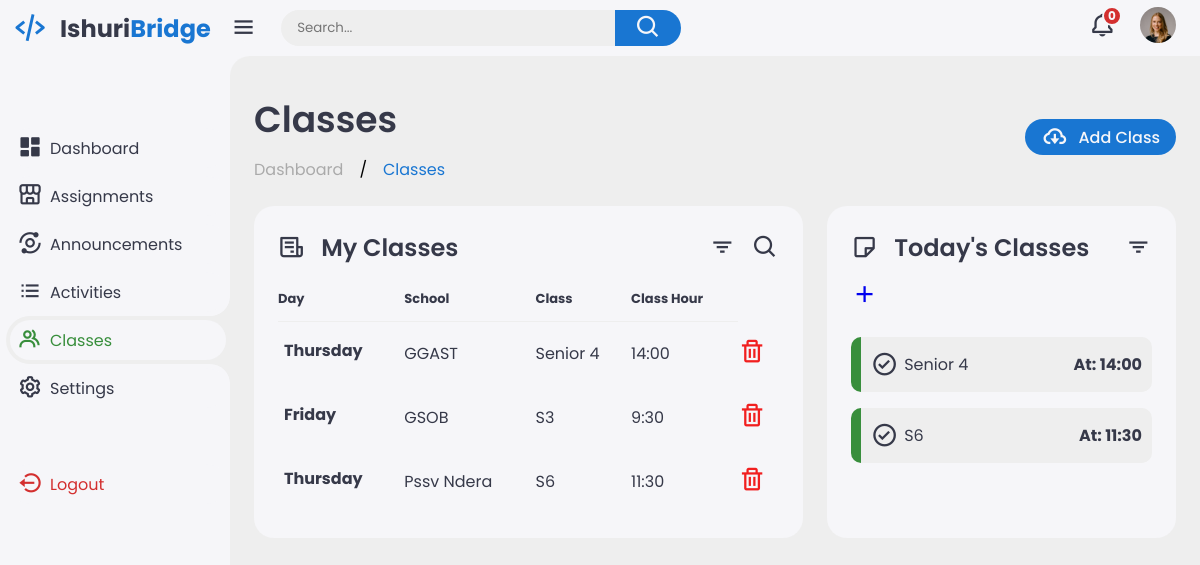
Page /classes/ (signed in) on the committed database.
### base/models.py (models this page shows, shortened)
class Teacher(AbstractBaseUser, PermissionsMixin):
    email = models.EmailField(unique=True, null=True)
    name = models.CharField(max_length=150, unique=True, null=True)
    is_active = models.BooleanField(default=True)
    is_staff = models.BooleanField(default=False)
    avatar = models.ImageField(null=False, default='avatar.svg')
    objects = CustomUserManager()
    USERNAME_FIELD = 'email'
    REQUIRED_FIELDS = ['username']

class MyClasses(models.Model):
    host = models.ForeignKey(Teacher, on_delete=models.CASCADE, null=True)
    name = models.CharField(max_length=200, null=False)
    hour = models.CharField(max_length=100, null=False)
    school = models.CharField(max_length=200, null=True)
    day = models.CharField(max_length=200, null=True)

### base/views.py (the view)
# urls.py: path('classes/', views.viewClasses, name="classes-view"),
@login_required(login_url='login')
def viewClasses(request):
    now = datetime.now()
    owner = Q(host=request.user)
    current_day = now.strftime("%A")
    current_time = Q(day=current_day)
    classes_today = MyClasses.objects.filter(owner & current_time)
    classes = MyClasses.objects.filter(host=request.user)
    events = Event.objects.filter(host=request.user)
    announcements = Announcement.objects.all()
    context = {'classes': classes, 'events': events, 'announcements': announcements, 'classes_today': classes_today}
    return render(request, 'html/classes-view.html', context)

### base/templates/html/classes-view.html
{% extends 'main.html' %}
{% load static %}
{% block content %}
<div class="sidebar">
    <a href="#" class="logo">
        <i class='bx bx-code-alt'></i>
        <div class="logo-name"><span>Ishuri</span>Bridge</div>
    </a>
    <ul class="side-menu">
        <li><a href="{% url 'teacher' %}"><i class='bx bxs-dashboard'></i>Dashboard</a></li>
        <li><a href="{% url 'view-assignments' %}"><i class='bx bx-store-alt'></i>Assignments</a></li>
        <li><a href="#"><i class='bx bx-analyse'></i>Announcements</a></li>
        <li><a href="{% url 'view-activities'%}"><i class='bx bx-list-ul'></i>Activities</a></li>
        <li class="active"><a href="{% url 'classes-view' %}"><i class='bx bx-group'></i>Classes</a></li>
        <li><a href="{% url 'user-profile' request.user.id %}"><i class='bx bx-cog'></i>Settings</a></li>
    </ul>
    <ul class="side-menu">
        <li>
            <a href="{% url 'logout' %}" class="logout">
                <i class='bx bx-log-out-circle'></i>
                Logout
            </a>
        </li>
    </ul>
</div>
<div class="content">
    <main>
        <div class="header">
            <div class="left">
                <h1>Classes</h1>
                <ul class="breadcrumb">
                    <li><a href="#">
                            Dashboard
                        </a></li>
                    /
                    <li><a href="#" class="active">Classes</a></li>
                </ul>
            </div>
            <a href="{% url 'add-class' %}" class="report">
                <i class='bx bx-cloud-download'></i>
                <span>Add Class</span>
            </a>
        </div>
        <div class="bottom-data">
            <div class="orders">
                <div class="header">
                    <i class='bx bx-receipt'></i>
                    <h3>My Classes</h3>
                    <i class='bx bx-filter'></i>
                    <i class='bx bx-search'></i>
                </div>
                <table>
                    <thead>
                        <tr>
                            <th>Day</th>
                            <th>School</th>
                            <th>Class</th>
                            <th>Class Hour</th>
                        </tr>
                    </thead>
                    <tbody>
                        {% for class in classes %}
                        <tr>
                            <td><strong>{{class.day}}</strong></td>
                            <td>{{class.school}}</td>
                            <td>{{class.name}}</td>
                            <td>{{class.hour}}</td>
                            <td><a><i class='bx bx-trash' style="color: rgb(241, 31, 31);"></i></a></td>
                        </tr>
                        {% endfor %}
                    </tbody>
                </table>
            </div>
            <div class="reminders">
                <div class="header">
                    <i class='bx bx-note'></i>
                    <h3>Today's Classes</h3>
                    <i class='bx bx-filter'></i>
                    <a href="{% url 'create-event' %}"><i class='bx bx-plus'></i></a>
                </div>
                <ul class="task-list">
                    {% for class in  classes_today %}
                    <li class="completed">
                        <div class="task-title">
                            <i class='bx bx-check-circle'></i>
                            <p>{{class.name}}</p>
                        </div>
                        <strong><p>At: {{class.hour}}</p></strong>
                    </li>
                    {% endfor %}
                </ul>
            </div>
        </div>
    </main>
</div>
{% endblock content %}

### templates/main.html (shortened to what this page needs)
<!DOCTYPE html>
{% load static %}
<html lang="en">
<head>
    <link href='https://unpkg.com/boxicons@2.1.4/css/boxicons.min.css' rel='stylesheet'>
    <link rel="stylesheet" href="{% static 'style.css' %}">
</head>
<body>
  <div class="content">
    <nav>
      <i class='bx bx-menu'></i>
      <form action="#">
          <div class="form-input">
              <input type="search" placeholder="Search...">
              <button class="search-btn" type="submit"><i class='bx bx-search'></i></button>
          </div>
      </form>
      <a href="#" class="notif">
          <i class='bx bx-bell'></i>
          <span class="count">{{announcements.count}}</span>
      </a>
      <a href="{% url 'user-profile' request.user.id %}" class="profile">
          <img src="{{user.avatar.url}}">
      </a>
  </nav>
  </div>
  {% block content %}
  {% endblock content %}
</body>

### rows in the picture
Teacher: avatar (picture)
MyClasses: day "Thursday", school "GGAST", name "Senior 4", hour "14:00"
MyClasses: day "Friday", school "GSOB", name "S3", hour "9:30"
MyClasses: day "Thursday", school "Pssv Ndera", name "S6", hour "11:30"

### other values in the picture
{{ announcements.count }} "0"
